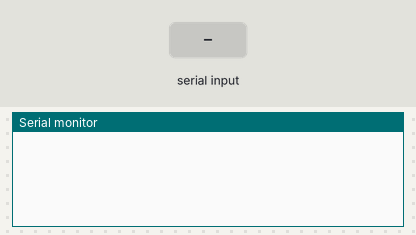
This sketch was run on a simulated Arduino Nano, built with avr-gcc and run on an emulated ATmega328P. Parts: the last lines printed to the serial monitor. Inputs (shaded band) come from the test bench.

Above: at 1.2 s.
1.3 s: "90,45\n" received over Serial
At 2.7 s:
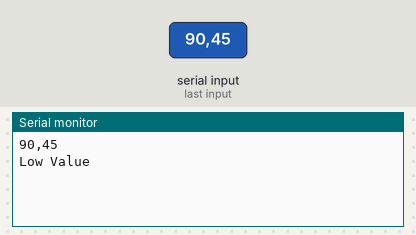
3.8 s: "5\n" received over Serial
At 5.8 s:
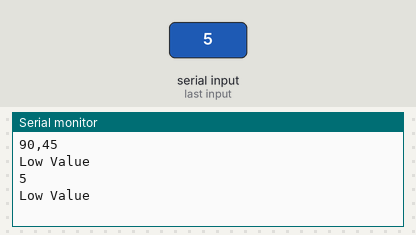
6.2 s: "200\n" received over Serial
At 7.7 s:
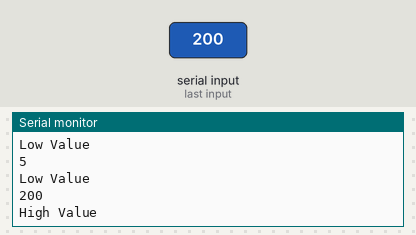

The sketch:

serial_port_IDE.ino
```cpp
/*
 * Project name: IDE Serial Port
 * Description: Undertanding how the IDE Serial port works
 * Hostpage: https://github.com/LeandroTeodoroRJ/BareMetalLowCost_Arduino
 * Stable: Yes
 * Version: 1.0
 * Last Uptate: jan/26
 * Dependences: No
 * Current: Yes
 * Maintainer: leandroteodoro.engenharia@gmail.com
 * Architecture: Arduino Nano v3
 * Compile/Interpreter: Arduino IDE Ver 2.3.2
 * Access: Public
 * Changelog: No
 * Readme and Documents: No
 * Links: https://docs.arduino.cc/language-reference/en/functions/communication/serial/
 * Other Notes: No.
 *
 */

#define received_new_data 1

String text;
int insert_value;

void setup() {
  // put your setup code here, to run once:
  Serial.begin(115200);
  delay(10);
//  Serial.print("Hello Serial Monitor \n");
}

void loop() {
  // put your main code here, to run repeatedly:
   if (Serial.available() == received_new_data)
  {
    text = Serial.readString();
    Serial.print(text);
    insert_value = text.toInt();    //Or if applicable text.toFloat()
    if (insert_value >= 100){
      Serial.println("High Value");
    }else{
      Serial.println("Low Value");
    }
  }
}
```

Measured:
- after the input at 1.3 s, the serial monitor: prints a new line after 1.0 s (image 1)
- after the input at 3.8 s, the serial monitor: prints a new line after 1.0 s (image 2)
- after the input at 6.2 s, the serial monitor: prints a new line after 1.0 s (image 3)
